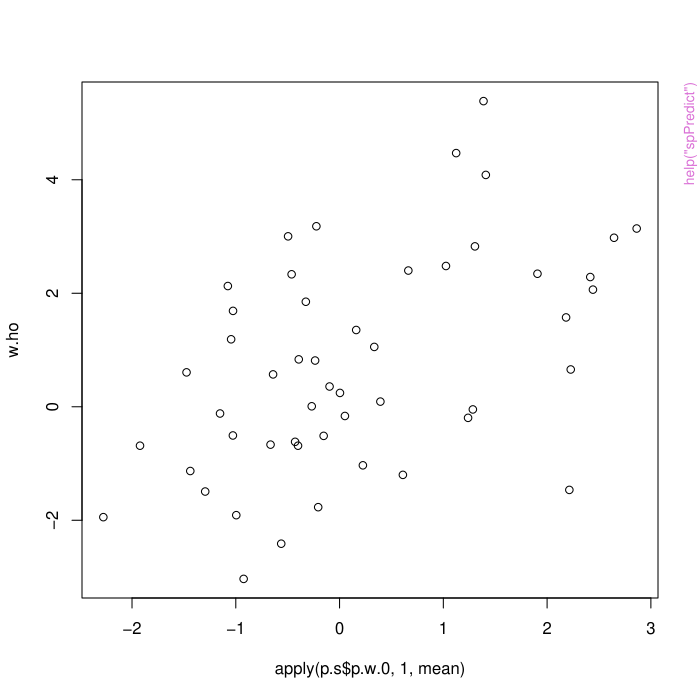

This chart was generated by the following R code:
pkgname <- "spNNGP"
source(file.path(R.home("share"), "R", "examples-header.R"))
options(warn = 1)
base::assign(".ExTimings", "spNNGP-Ex.timings", pos = 'CheckExEnv')
base::cat("name\tuser\tsystem\telapsed\n", file=base::get(".ExTimings", pos = 'CheckExEnv'))
base::assign(".format_ptime",
function(x) {
  if(!is.na(x[4L])) x[1L] <- x[1L] + x[4L]
  if(!is.na(x[5L])) x[2L] <- x[2L] + x[5L]
  options(OutDec = '.')
  format(x[1L:3L], digits = 7L)
},
pos = 'CheckExEnv')

### * </HEADER>
library('spNNGP')

base::assign(".oldSearch", base::search(), pos = 'CheckExEnv')
cleanEx()
nameEx("spConjNNGP")
### * spConjNNGP

flush(stderr()); flush(stdout())

base::assign(".ptime", proc.time(), pos = "CheckExEnv")
### Name: spConjNNGP
### Title: Function for fitting univariate Bayesian conjugate spatial
###   regression models
### Aliases: spConjNNGP
### Keywords: model

### ** Examples


rmvn <- function(n, mu=0, V = matrix(1)){
  p <- length(mu)
  if(any(is.na(match(dim(V),p))))
    stop("Dimension problem!")
  D <- chol(V)
  t(matrix(rnorm(n*p), ncol=p)%*%D + rep(mu,rep(n,p)))
}

##Make some data
set.seed(1)
n <- 2000
coords <- cbind(runif(n,0,1), runif(n,0,1))

x <- cbind(1, rnorm(n))

B <- as.matrix(c(1,5))

sigma.sq <- 5
tau.sq <- 1
phi <- 3/0.5

D <- as.matrix(dist(coords))
R <- exp(-phi*D)
w <- rmvn(1, rep(0,n), sigma.sq*R)
y <- rnorm(n, x%*%B + w, sqrt(tau.sq))

ho <- sample(1:n, 1000)

y.ho <- y[ho]
x.ho <- x[ho,,drop=FALSE]
w.ho <- w[ho]
coords.ho <- coords[ho,]

y <- y[-ho]
x <- x[-ho,,drop=FALSE]
w <- w[-ho,,drop=FALSE]
coords <- coords[-ho,]

##Fit a Conjugate NNGP model and predict for the holdout
sigma.sq.IG <- c(2, sigma.sq)

cov.model <- "exponential"

g <- 10
theta.alpha <- cbind(seq(phi,30,length.out=g), seq(tau.sq/sigma.sq,5,length.out=g))

colnames(theta.alpha) <- c("phi", "alpha")

##one thread
m.c <- spConjNNGP(y~x-1, coords=coords, n.neighbors = 10,
                  X.0 = x.ho, coords.0 = coords.ho,
                  k.fold = 5, score.rule = "crps",
                  n.omp.threads = 1,
                  theta.alpha = theta.alpha, sigma.sq.IG = sigma.sq.IG, cov.model = cov.model)

m.c$beta.hat
m.c$theta.alpha.sigmaSq
m.c$k.fold.scores

##two threads
m.c <- spConjNNGP(y~x-1, coords=coords, n.neighbors = 10,
                  X.0 = x.ho, coords.0 = coords.ho,
                  k.fold = 5, score.rule = "crps",
                  n.omp.threads = 2,
                  theta.alpha = theta.alpha, sigma.sq.IG = sigma.sq.IG, cov.model = cov.model)

m.c$beta.hat
m.c$theta.alpha.sigmaSq
m.c$k.fold.scores




base::assign(".dptime", (proc.time() - get(".ptime", pos = "CheckExEnv")), pos = "CheckExEnv")
base::cat("spConjNNGP", base::get(".format_ptime", pos = 'CheckExEnv')(get(".dptime", pos = "CheckExEnv")), "\n", file=base::get(".ExTimings", pos = 'CheckExEnv'), append=TRUE, sep="\t")
cleanEx()
nameEx("spNNGP")
### * spNNGP

flush(stderr()); flush(stdout())

base::assign(".ptime", proc.time(), pos = "CheckExEnv")
### Name: spNNGP
### Title: Function for fitting univariate Bayesian spatial regression
###   models
### Aliases: spNNGP
### Keywords: model

### ** Examples


rmvn <- function(n, mu=0, V = matrix(1)){
  p <- length(mu)
  if(any(is.na(match(dim(V),p))))
    stop("Dimension problem!")
  D <- chol(V)
  t(matrix(rnorm(n*p), ncol=p)%*%D + rep(mu,rep(n,p)))
}

##Make some data
set.seed(1)
n <- 100
coords <- cbind(runif(n,0,1), runif(n,0,1))

x <- cbind(1, rnorm(n))

B <- as.matrix(c(1,5))

sigma.sq <- 5
tau.sq <- 1
phi <- 3/0.5

D <- as.matrix(dist(coords))
R <- exp(-phi*D)
w <- rmvn(1, rep(0,n), sigma.sq*R)
y <- rnorm(n, x%*%B + w, sqrt(tau.sq))

##Fit a Response and Sequential NNGP model
n.samples <- 500

starting <- list("phi"=phi, "sigma.sq"=5, "tau.sq"=1)

tuning <- list("phi"=0.1, "sigma.sq"=0.1, "tau.sq"=0.1)

priors <- list("phi.Unif"=c(3/1, 3/0.01), "sigma.sq.IG"=c(2, 5), "tau.sq.IG"=c(2, 1))

cov.model <- "exponential"

m.s <- spNNGP(y~x-1, coords=coords, starting=starting, method="sequential", n.neighbors=10,
              tuning=tuning, priors=priors, cov.model=cov.model,
              n.samples=n.samples, n.omp.threads=2)

round(summary(m.s$p.beta.samples)$quantiles[,c(3,1,5)],2)
round(summary(m.s$p.theta.samples)$quantiles[,c(3,1,5)],2)

m.r <- spNNGP(y~x-1, coords=coords, starting=starting, method="response", n.neighbors=10,
              tuning=tuning, priors=priors, cov.model=cov.model,
              n.samples=n.samples, n.omp.threads=2)

round(summary(m.r$p.beta.samples)$quantiles[,c(3,1,5)],2)
round(summary(m.r$p.theta.samples)$quantiles[,c(3,1,5)],2)




base::assign(".dptime", (proc.time() - get(".ptime", pos = "CheckExEnv")), pos = "CheckExEnv")
base::cat("spNNGP", base::get(".format_ptime", pos = 'CheckExEnv')(get(".dptime", pos = "CheckExEnv")), "\n", file=base::get(".ExTimings", pos = 'CheckExEnv'), append=TRUE, sep="\t")
cleanEx()
nameEx("spPredict")
### * spPredict

flush(stderr()); flush(stdout())

base::assign(".ptime", proc.time(), pos = "CheckExEnv")
### Name: spPredict
### Title: Function for prediction at new locations using 'spNNGP' models.
### Aliases: spPredict
### Keywords: model

### ** Examples


rmvn <- function(n, mu=0, V = matrix(1)){
  p <- length(mu)
  if(any(is.na(match(dim(V),p))))
    stop("Dimension problem!")
  D <- chol(V)
  t(matrix(rnorm(n*p), ncol=p)%*%D + rep(mu,rep(n,p)))
}

##Make some data
set.seed(1)
n <- 100
coords <- cbind(runif(n,0,1), runif(n,0,1))

x <- cbind(1, rnorm(n))

B <- as.matrix(c(1,5))

sigma.sq <- 5
tau.sq <- 1
phi <- 3/0.5

D <- as.matrix(dist(coords))
R <- exp(-phi*D)
w <- rmvn(1, rep(0,n), sigma.sq*R)
y <- rnorm(n, x%*%B + w, sqrt(tau.sq))

ho <- sample(1:n, 50)

y.ho <- y[ho]
x.ho <- x[ho,,drop=FALSE]
w.ho <- w[ho]
coords.ho <- coords[ho,]

y <- y[-ho]
x <- x[-ho,,drop=FALSE]
w <- w[-ho,,drop=FALSE]
coords <- coords[-ho,]

##Fit a Response and Sequential NNGP model
n.samples <- 500

starting <- list("phi"=phi, "sigma.sq"=5, "tau.sq"=1)

tuning <- list("phi"=0.1, "sigma.sq"=0.1, "tau.sq"=0.1)

priors <- list("phi.Unif"=c(3/1, 3/0.01), "sigma.sq.IG"=c(2, 5), "tau.sq.IG"=c(2, 1))

cov.model <- "exponential"

n.report <- 500

##Predict for holdout set using both models
m.s <- spNNGP(y~x-1, coords=coords, starting=starting, method="sequential", n.neighbors=10,
              tuning=tuning, priors=priors, cov.model=cov.model,
              n.samples=n.samples, n.omp.threads=2, n.report=n.report)

m.r <- spNNGP(y~x-1, coords=coords, starting=starting, method="response", n.neighbors=10,
              tuning=tuning, priors=priors, cov.model=cov.model,
              n.samples=n.samples, n.omp.threads=2, n.report=n.report)

##Prediction for holdout data
p.s <- spPredict(m.s, X.0 = x.ho, coords.0 = coords.ho, n.omp.threads=2)

plot(apply(p.s$p.w.0, 1, mean), w.ho)
plot(apply(p.s$p.y.0, 1, mean), y.ho)

p.r <- spPredict(m.r, X.0 = x.ho, coords.0 = coords.ho, n.omp.threads=2)

plot(apply(p.r$p.y.0, 1, mean), y.ho)




base::assign(".dptime", (proc.time() - get(".ptime", pos = "CheckExEnv")), pos = "CheckExEnv")
base::cat("spPredict", base::get(".format_ptime", pos = 'CheckExEnv')(get(".dptime", pos = "CheckExEnv")), "\n", file=base::get(".ExTimings", pos = 'CheckExEnv'), append=TRUE, sep="\t")
### * <FOOTER>
###
options(digits = 7L)
base::cat("Time elapsed: ", proc.time() - base::get("ptime", pos = 'CheckExEnv'),"\n")
grDevices::dev.off()
###
### Local variables: ***
### mode: outline-minor ***
### outline-regexp: "\\(> \\)?### [*]+" ***
### End: ***
quit('no')
